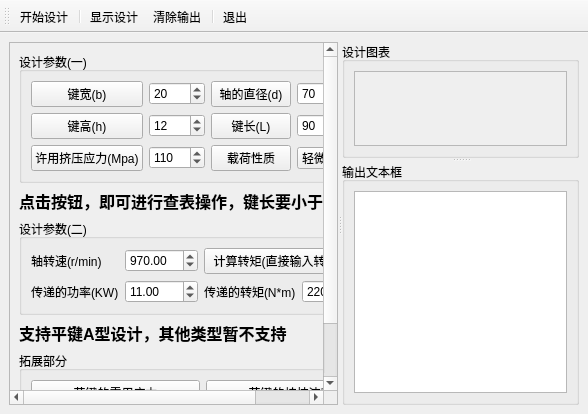
<?xml version="1.0" encoding="UTF-8"?>
<ui version="4.0">
 <class>KeyDesignUI</class>
 <widget class="QMainWindow" name="KeyDesignUI">
  <property name="geometry">
   <rect>
    <x>0</x>
    <y>0</y>
    <width>588</width>
    <height>414</height>
   </rect>
  </property>
  <property name="windowTitle">
   <string>键UI设计</string>
  </property>
  <widget class="QWidget" name="centralwidget">
   <layout class="QVBoxLayout" name="verticalLayout_5">
    <item>
     <widget class="QSplitter" name="splitter_2">
      <property name="orientation">
       <enum>Qt::Orientation::Horizontal</enum>
      </property>
      <widget class="QScrollArea" name="scrollArea">
       <property name="widgetResizable">
        <bool>true</bool>
       </property>
       <widget class="QWidget" name="scrollAreaWidgetContents">
        <property name="geometry">
         <rect>
          <x>0</x>
          <y>0</y>
          <width>288</width>
          <height>341</height>
         </rect>
        </property>
        <layout class="QVBoxLayout" name="verticalLayout_4">
         <item>
          <widget class="QGroupBox" name="groupBox_4">
           <property name="title">
            <string>设计参数(一)</string>
           </property>
           <layout class="QGridLayout" name="gridLayout_2" columnstretch="1,1,1,1">
            <item row="1" column="3">
             <widget class="QDoubleSpinBox" name="spin_L">
              <property name="decimals">
               <number>0</number>
              </property>
              <property name="maximum">
               <double>5000.000000000000000</double>
              </property>
              <property name="value">
               <double>90.000000000000000</double>
              </property>
             </widget>
            </item>
            <item row="0" column="3">
             <widget class="QDoubleSpinBox" name="spin_d">
              <property name="decimals">
               <number>0</number>
              </property>
              <property name="maximum">
               <double>5000.000000000000000</double>
              </property>
              <property name="value">
               <double>70.000000000000000</double>
              </property>
             </widget>
            </item>
            <item row="1" column="0">
             <widget class="QPushButton" name="btn_h">
              <property name="text">
               <string>键高(h)</string>
              </property>
             </widget>
            </item>
            <item row="1" column="2">
             <widget class="QPushButton" name="btn_L">
              <property name="text">
               <string>键长(L)</string>
              </property>
             </widget>
            </item>
            <item row="0" column="1">
             <widget class="QDoubleSpinBox" name="spin_b">
              <property name="decimals">
               <number>0</number>
              </property>
              <property name="maximum">
               <double>5000.000000000000000</double>
              </property>
              <property name="value">
               <double>20.000000000000000</double>
              </property>
             </widget>
            </item>
            <item row="0" column="0">
             <widget class="QPushButton" name="btn_b">
              <property name="text">
               <string>键宽(b)</string>
              </property>
             </widget>
            </item>
            <item row="1" column="1">
             <widget class="QDoubleSpinBox" name="spin_h">
              <property name="decimals">
               <number>0</number>
              </property>
              <property name="value">
               <double>12.000000000000000</double>
              </property>
             </widget>
            </item>
            <item row="2" column="1">
             <widget class="QDoubleSpinBox" name="spinObs">
              <property name="decimals">
               <number>0</number>
              </property>
              <property name="maximum">
               <double>500.000000000000000</double>
              </property>
              <property name="value">
               <double>110.000000000000000</double>
              </property>
             </widget>
            </item>
            <item row="2" column="0">
             <widget class="QPushButton" name="btnObs">
              <property name="text">
               <string>许用挤压应力(Mpa)</string>
              </property>
             </widget>
            </item>
            <item row="2" column="2">
             <widget class="QPushButton" name="btnLoad">
              <property name="text">
               <string>载荷性质</string>
              </property>
             </widget>
            </item>
            <item row="2" column="3">
             <widget class="QComboBox" name="comboBox">
              <property name="currentIndex">
               <number>1</number>
              </property>
              <item>
               <property name="text">
                <string>静载荷</string>
               </property>
              </item>
              <item>
               <property name="text">
                <string>轻微冲击</string>
               </property>
              </item>
              <item>
               <property name="text">
                <string>冲击</string>
               </property>
              </item>
             </widget>
            </item>
            <item row="0" column="2">
             <widget class="QPushButton" name="btn_d">
              <property name="text">
               <string>轴的直径(d)</string>
              </property>
             </widget>
            </item>
           </layout>
          </widget>
         </item>
         <item>
          <widget class="QLabel" name="label_4">
           <property name="font">
            <font>
             <pointsize>12</pointsize>
             <bold>true</bold>
            </font>
           </property>
           <property name="text">
            <string>点击按钮，即可进行查表操作，键长要小于轴段长度</string>
           </property>
          </widget>
         </item>
         <item>
          <widget class="QGroupBox" name="groupBox_3">
           <property name="title">
            <string>设计参数(二)</string>
           </property>
           <layout class="QGridLayout" name="gridLayout" columnstretch="1,1,1,1">
            <item row="0" column="0">
             <widget class="QLabel" name="label">
              <property name="text">
               <string>轴转速(r/min)</string>
              </property>
             </widget>
            </item>
            <item row="0" column="1">
             <widget class="QDoubleSpinBox" name="spin_n">
              <property name="maximum">
               <double>5000.000000000000000</double>
              </property>
              <property name="value">
               <double>970.000000000000000</double>
              </property>
             </widget>
            </item>
            <item row="0" column="2" colspan="2">
             <widget class="QPushButton" name="btnCalcT">
              <property name="text">
               <string>计算转矩(直接输入转矩也行)</string>
              </property>
             </widget>
            </item>
            <item row="1" column="0">
             <widget class="QLabel" name="label_2">
              <property name="text">
               <string>传递的功率(KW)</string>
              </property>
             </widget>
            </item>
            <item row="1" column="1">
             <widget class="QDoubleSpinBox" name="spin_P">
              <property name="value">
               <double>11.000000000000000</double>
              </property>
             </widget>
            </item>
            <item row="1" column="2">
             <widget class="QLabel" name="label_3">
              <property name="text">
               <string>传递的转矩(N*m)</string>
              </property>
             </widget>
            </item>
            <item row="1" column="3">
             <widget class="QDoubleSpinBox" name="spin_T">
              <property name="decimals">
               <number>1</number>
              </property>
              <property name="maximum">
               <double>5000.000000000000000</double>
              </property>
              <property name="value">
               <double>2200.000000000000000</double>
              </property>
             </widget>
            </item>
           </layout>
          </widget>
         </item>
         <item>
          <widget class="QLabel" name="label_5">
           <property name="font">
            <font>
             <pointsize>12</pointsize>
             <bold>true</bold>
            </font>
           </property>
           <property name="text">
            <string>支持平键A型设计，其他类型暂不支持</string>
           </property>
          </widget>
         </item>
         <item>
          <widget class="QGroupBox" name="groupBox_5">
           <property name="title">
            <string>拓展部分</string>
           </property>
           <layout class="QGridLayout" name="gridLayout_3">
            <item row="0" column="0">
             <widget class="QPushButton" name="btn_FlowerO">
              <property name="text">
               <string>花键的需用应力</string>
              </property>
             </widget>
            </item>
            <item row="0" column="1">
             <widget class="QPushButton" name="btn_calFlower">
              <property name="text">
               <string>花键的校核流程</string>
              </property>
             </widget>
            </item>
            <item row="1" column="0">
             <widget class="QPushButton" name="btn_FatPara">
              <property name="text">
               <string>胀套的额定载荷系数</string>
              </property>
             </widget>
            </item>
            <item row="1" column="1">
             <widget class="QPushButton" name="btn_calFat">
              <property name="text">
               <string>胀套的校核流程</string>
              </property>
             </widget>
            </item>
           </layout>
          </widget>
         </item>
        </layout>
       </widget>
      </widget>
      <widget class="QSplitter" name="splitter">
       <property name="orientation">
        <enum>Qt::Orientation::Vertical</enum>
       </property>
       <widget class="QGroupBox" name="groupBox">
        <property name="title">
         <string>设计图表</string>
        </property>
        <layout class="QVBoxLayout" name="verticalLayout">
         <item>
          <widget class="QScrollArea" name="scrollArea_2">
           <property name="widgetResizable">
            <bool>true</bool>
           </property>
           <widget class="QWidget" name="scrollAreaWidgetContents_2">
            <property name="geometry">
             <rect>
              <x>0</x>
              <y>0</y>
              <width>811</width>
              <height>315</height>
             </rect>
            </property>
            <layout class="QVBoxLayout" name="verticalLayout_3">
             <item>
              <widget class="QLabel" name="labPic">
               <property name="text">
                <string/>
               </property>
               <property name="pixmap">
                <pixmap resource="res.qrc">:/images/images/Key_Size.png</pixmap>
               </property>
              </widget>
             </item>
            </layout>
           </widget>
          </widget>
         </item>
        </layout>
       </widget>
       <widget class="QGroupBox" name="groupBox_2">
        <property name="title">
         <string>输出文本框</string>
        </property>
        <layout class="QVBoxLayout" name="verticalLayout_2">
         <item>
          <widget class="QPlainTextEdit" name="textEdit"/>
         </item>
        </layout>
       </widget>
      </widget>
     </widget>
    </item>
   </layout>
  </widget>
  <widget class="QToolBar" name="toolBar">
   <property name="windowTitle">
    <string>toolBar</string>
   </property>
   <property name="toolButtonStyle">
    <enum>Qt::ToolButtonStyle::ToolButtonTextUnderIcon</enum>
   </property>
   <attribute name="toolBarArea">
    <enum>TopToolBarArea</enum>
   </attribute>
   <attribute name="toolBarBreak">
    <bool>false</bool>
   </attribute>
   <addaction name="actStart"/>
   <addaction name="separator"/>
   <addaction name="actShow"/>
   <addaction name="actClear"/>
   <addaction name="separator"/>
   <addaction name="actExit"/>
  </widget>
  <action name="actStart">
   <property name="icon">
    <iconset resource="res.qrc">
     <normaloff>:/images/images/wizard24.png</normaloff>:/images/images/wizard24.png</iconset>
   </property>
   <property name="text">
    <string>开始设计</string>
   </property>
   <property name="toolTip">
    <string>开始设计</string>
   </property>
   <property name="menuRole">
    <enum>QAction::MenuRole::NoRole</enum>
   </property>
  </action>
  <action name="actShow">
   <property name="icon">
    <iconset resource="res.qrc">
     <normaloff>:/images/images/704.bmp</normaloff>:/images/images/704.bmp</iconset>
   </property>
   <property name="text">
    <string>显示设计</string>
   </property>
   <property name="toolTip">
    <string>显示设计</string>
   </property>
   <property name="menuRole">
    <enum>QAction::MenuRole::NoRole</enum>
   </property>
  </action>
  <action name="actClear">
   <property name="icon">
    <iconset resource="res.qrc">
     <normaloff>:/images/images/103.bmp</normaloff>:/images/images/103.bmp</iconset>
   </property>
   <property name="text">
    <string>清除输出</string>
   </property>
   <property name="toolTip">
    <string>清空文本框</string>
   </property>
   <property name="menuRole">
    <enum>QAction::MenuRole::NoRole</enum>
   </property>
  </action>
  <action name="actExit">
   <property name="icon">
    <iconset resource="res.qrc">
     <normaloff>:/images/images/exit.bmp</normaloff>:/images/images/exit.bmp</iconset>
   </property>
   <property name="text">
    <string>退出</string>
   </property>
   <property name="toolTip">
    <string>退出程序</string>
   </property>
   <property name="menuRole">
    <enum>QAction::MenuRole::NoRole</enum>
   </property>
  </action>
 </widget>
 <resources>
  <include location="res.qrc"/>
 </resources>
 <connections>
  <connection>
   <sender>actExit</sender>
   <signal>triggered()</signal>
   <receiver>KeyDesignUI</receiver>
   <slot>close()</slot>
   <hints>
    <hint type="sourcelabel">
     <x>-1</x>
     <y>-1</y>
    </hint>
    <hint type="destinationlabel">
     <x>399</x>
     <y>299</y>
    </hint>
   </hints>
  </connection>
 </connections>
</ui>
